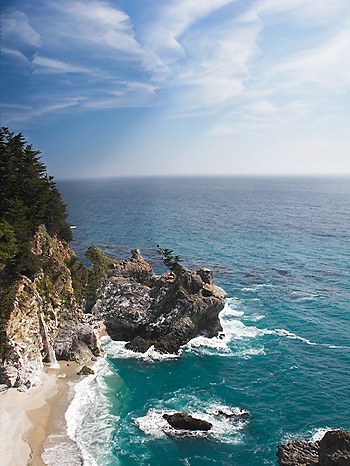
#> input picture test_img/fig5_rm_final.png, 350 x 466 px
$ python test.py   (older library calls are emulated)
#> lines starting #> are read from the running program, lines starting #| are printed output that depends on the picture; after the words box and inside, x2 and y2 are one past the last pixel; in counts of white or black regions, pixels touching at a corner belong together
### helpers.py
import cv2
import numpy as np

import time


def calc_energy_e1(image):
    """
    Calculates e1 energy of the image.
    Transforms image to grayscale as a preprocess.
    :param image: source image
    :return: energy matrix
    """
    img = image.copy()

    h, w, d = img.shape

    img = cv2.cvtColor(img, cv2.COLOR_BGR2GRAY)

    img = cv2.copyMakeBorder(img, 1, 1, 1, 1, borderType=cv2.BORDER_REFLECT101)

    img = img.astype(np.uint16)

    #Prewitt
    kernelx = np.array([[1, 1, 1], [0, 0, 0], [-1, -1, -1]])
    kernely = np.array([[-1, 0, 1], [-1, 0, 1], [-1, 0, 1]])
    dx = cv2.filter2D(img, -1, kernelx)
    dy = cv2.filter2D(img, -1, kernely)

    #Sobel
    # dx = cv2.Sobel(img, cv2.CV_16U, 1, 0, ksize=3)
    # dy = cv2.Sobel(img, cv2.CV_16U, 0, 1, ksize=3)

    energy = abs(dy) + abs(dx)

    energy = energy[:h, :w]

    return energy


def calc_cme(energy, direction='vertical'):
    """
    Calculates cumulative minimum energy to find optimal seam later.

    :param direction: direction in which to calculate cme
    :param energy: energy matrix
    :return: cumulative minimum energy matrix
    """
    if direction == "horizontal":
        energy = energy.T

    h, w = energy.shape
    cme = energy.copy()
    # cme = cme.astype(np.uint32)

    for i, row in enumerate(cme):
        if i == 0:
            continue

        for j, value in enumerate(row):
            if j == 0:
                # left edge
                top_inds = [j, j+1]
            elif j == w-1:
                # right edge
                top_inds = [j-1, j]
            else:
                # middle
                top_inds = [j-1, j, j+1]
            cme[i, j] += min(cme[i-1][top_inds])

    return cme


def find_seam(image, direction="vertical", return_enrg=False):
    """
    Finds seam along _direction_.

    :param image:
    :param direction:
    :return: list of seam pixel coordinates, map of pixels
    """
    if direction == "horizontal":
        image = np.transpose(image, (1, 0, 2))

    energy = calc_energy_e1(image)
    cme = calc_cme(energy)

    h, w = cme.shape

    seam = []
    enrg = 0

    for i in range(h-1, -1, -1):    # iterate from last row to first
        row = cme[i]

        if i == h-1:
            min_cols = list(range(w))   # inds of potential path continuation
        else:
            if seam_col == 0:
                # left edge
                min_cols = [seam_col, seam_col+1]
            elif seam_col == w-1:
                # right edge
                min_cols = [seam_col-1, seam_col]
            else:
                # middle
                min_cols = [seam_col - 1, seam_col, seam_col+1]

        values = row[min_cols]
        min_inds = np.where(values == np.min(values))[0]
        seam_col = min_cols[np.random.choice(min_inds)]

        # seam_col = min_cols[np.argmin(row[min_cols])]    # next path column is the one with min cme

        enrg += energy[i, seam_col]

        if direction == "vertical":
            seam.append((i, seam_col))
        else:
            seam.append((seam_col, i))

    if not return_enrg:
        return seam[::-1]   # return in top-down (left-right) form
    else:
        return seam[::-1], enrg


def rm_seam(image, seam_path, direction='vertical'):
    """
    Remove pixels from the image along the seam

    :param image:
    :param seam_path:
    :param direction: seam direction, vertical or horizontal
    :return: new image
    """
    new_img = image.copy()

    if direction == "horizontal":
        new_img = np.transpose(new_img, (1, 0, 2))

    h, w, d = new_img.shape

    seam_map = np.zeros((h, w, d))
    for p in seam_path:
        if direction == 'vertical':
            seam_map[p[0], p[1], :] = 1
        else:
            seam_map[p[1], p[0], :] = 1

    new_img = new_img[seam_map == 0]

    new_img = new_img.reshape(h, w - 1, d)

    if direction == 'horizontal':
        new_img = np.transpose(new_img, (1, 0, 2))

    return new_img


# [142 lines left out: functions duplicate_seam, retarget, gen_diag_iter_inds, not called in this run]

### test.py
import cv2
import numpy as np
import matplotlib.pyplot as plt

from helpers import (find_seam,
                     rm_seam,
                     duplicate_seam,
                     calc_energy_e1
                     )


def imread(path):
    img = cv2.imread(path)
    img = cv2.cvtColor(img, cv2.COLOR_BGR2RGB)
    return img

def test_rm():
    # fig5 = imread("./images/fig5.png")
    # fig5 = fig5[150:400, 50:150, :]
    fig5 = imread("./test_img/fig5_rm_final.png")
#> in imread, img is the input picture: shape (466, 350, 3); mean B, G, R 157.5, 145.7, 124.5
    seam = find_seam(fig5)
#> in calc_energy_e1, `img = cv2.copyMakeBorder(img, 1, 1, 1, 1, borderType=cv2.BORDER_REFLEC..`:
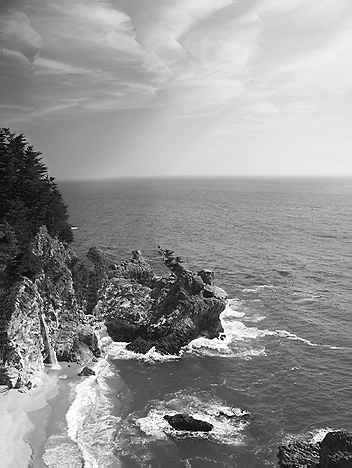
#> img: shape (468, 352); min 0, max 255, mean 146.7
#> in calc_energy_e1, `dx = cv2.filter2D(img, -1, kernelx)`:
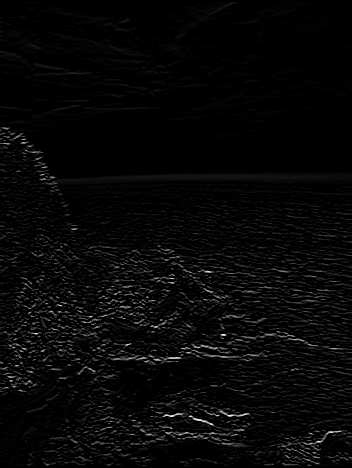
#> dx: shape (468, 352) uint16; min 0, max 758, mean 22.5; drawn with min black and max white
#> in calc_energy_e1, `dy = cv2.filter2D(img, -1, kernely)`:
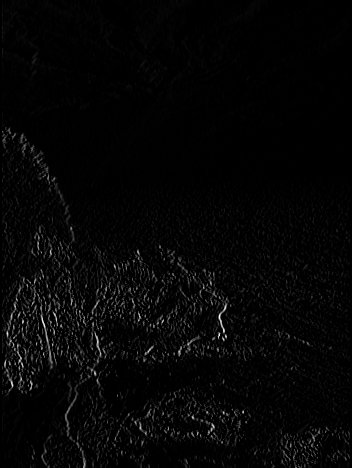
#> dy: shape (468, 352) uint16; min 0, max 700, mean 15.8; drawn with min black and max white
#> in calc_energy_e1, `energy = energy[:h, :w]`:
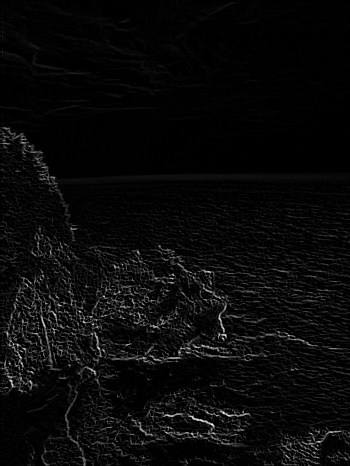
#> energy: shape (466, 350) uint16; min 0, max 991, mean 38.5; drawn with min black and max white
#> after the loop in calc_cme, `for i, row in enumerate(cme):`:
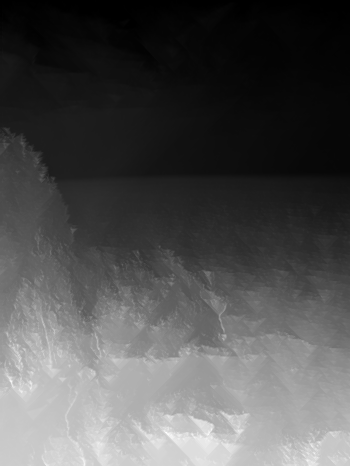
#> cme: shape (466, 350) uint16; min 0, max 6182, mean 1967.9; drawn with min black and max white
#> the loop in find_seam, `for i in range(h-1, -1, -1):` made 466 passes
#> (min_cols, values, min_inds, seam_col, enrg) on passes 2 to 13: ([243, 244, 245], [4711, 4707, 4699], [2], 245, 10), ([244, 245, 246], [4706, 4705, 4691], [2], 246, 10), ([245, 246, 247], [4697, 4694, 4691], [2], 247, 10), ([246, 247, 248], [4691, 4691, 4694], [0, 1], 247, 10), ([246, 247, 248], [4707, 4691, 4694], [1], 247, 10), ([246, 247, 248], [4709, 4707, 4691], [2], 248, 14), ([247, 248, 249], [4709, 4706, 4687], [2], 249, 14), ([248, 249, 250], [4691, 4689, 4687], [2], 250, 21), ([249, 250, 251], [4687, 4686, 4680], [2], 251, 44), ([250, 251, 252], [4687, 4675, 4657], [2], 252, 59), ([251, 252, 253], [4679, 4655, 4642], [2], 253, 70), ([252, 253, 254], [4631, 4637, 4799], [0], 252, 70)
#> min_cols on passes 61 to 66: [266, 267, 268], [267, 268, 269], [266, 267, 268], [265, 266, 267], [265, 266, 267], [266, 267, 268]
#> after the loop in find_seam, `for i in range(h-1, -1, -1):`: enrg = 4701; seam = 466 pairs, first value 0 to 465, second value 244 to 342
    fig5_narrow = rm_seam(fig5, seam)
#> the loop in rm_seam, `for p in seam_path:` made 466 passes
#> p on passes 1 to 3: (0, 339), (1, 340), (2, 341)
#> after the loop in rm_seam, `for p in seam_path:`:
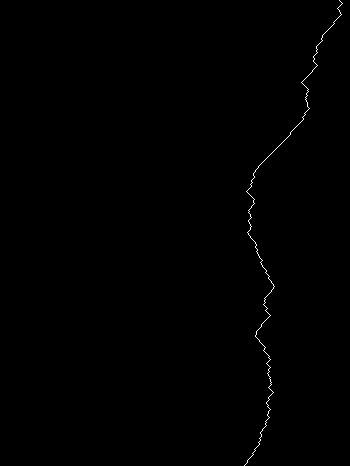
#> seam_map: shape (466, 350, 3) float64; values 0 (black) and 1 (white), 0.29% white in thin lines or dots, all inside (x1, y1, x2, y2) = (244, 0, 343, 466)
#> in rm_seam, `new_img = new_img.reshape(h, w - 1, d)`:
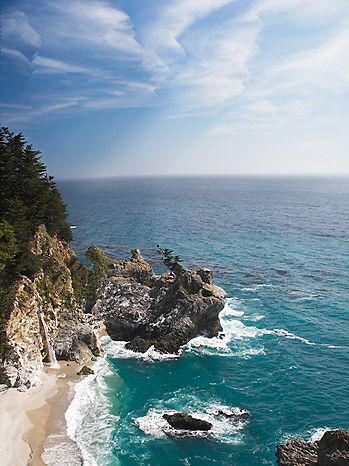
#> new_img: shape (466, 349, 3); mean R, G, B 124.5, 145.7, 157.5

if __name__ == "__main__":
    test_rm()

$ run again, with images/fig5.png copied over test_img/fig5_rm_final.png
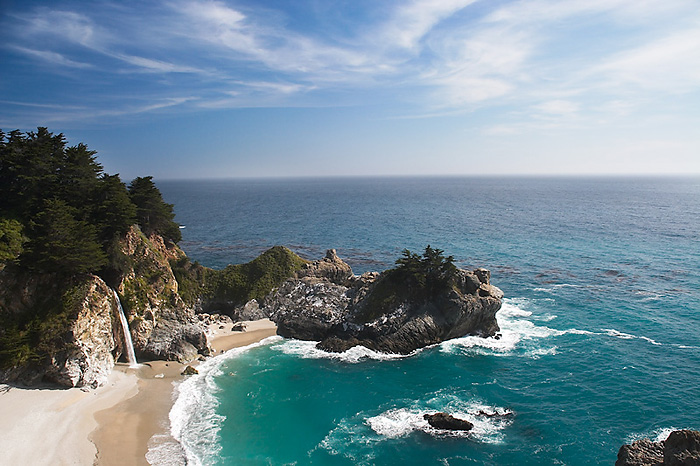
#> input picture images/fig5.png, 700 x 466 px
#> in imread, img is the input picture: shape (466, 700, 3); mean B, G, R 148.2, 136.3, 113.1
#> after the loop in calc_cme, `for i, row in enumerate(cme):`:
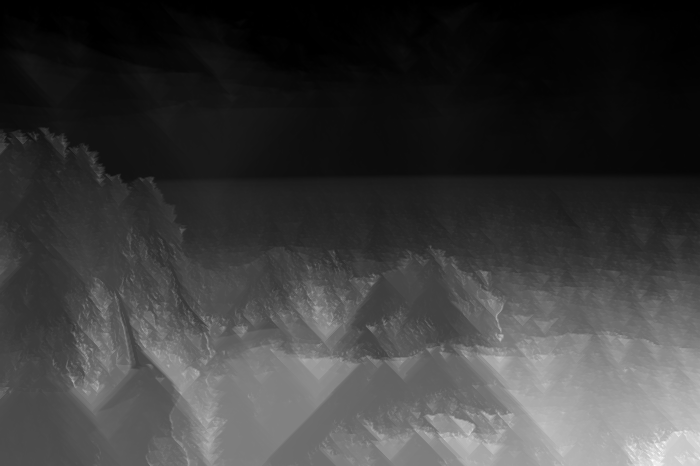
#> cme: shape (466, 700) uint16; min 0, max 5291, mean 1245.3; drawn with min black and max white
#> the loop in find_seam, `for i in range(h-1, -1, -1):` made 466 passes
#> (min_cols, values, min_inds, seam_col, enrg) on passes 2 to 9: ([8, 9, 10], [1607, 1604, 1603], [2], 10, 0), ([9, 10, 11], [1603, 1604, 1606], [0], 9, 0), ([8, 9, 10], [1621, 1612, 1603], [2], 10, 0), ([9, 10, 11], [1623, 1612, 1603], [2], 11, 0), ([10, 11, 12], [1614, 1608, 1603], [2], 12, 0), ([11, 12, 13], [1603, 1611, 1614], [0], 11, 9), ([10, 11, 12], [1594, 1604, 1616], [0], 10, 10), ([9, 10, 11], [1593, 1599, 1616], [0], 9, 13)
#> after the loop in find_seam, `for i in range(h-1, -1, -1):`: enrg = 1603; seam = 466 pairs, first value 0 to 465, second value 0 to 47
#> the loop in rm_seam, `for p in seam_path:` made 466 passes
#> p on passes 1 to 3: (0, 0), (1, 1), (2, 0)
#> after the loop in rm_seam, `for p in seam_path:`:
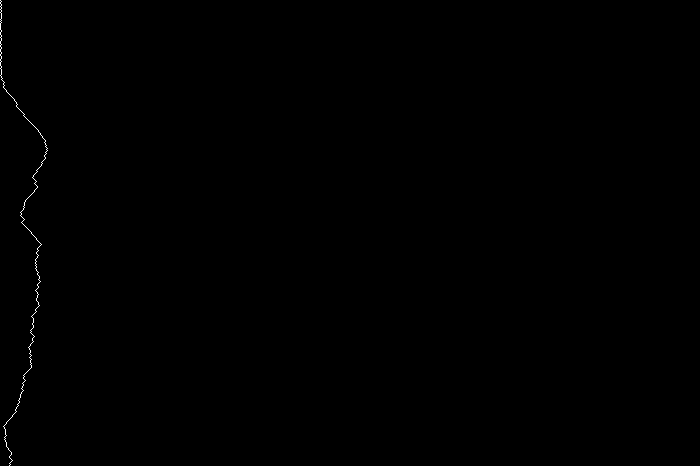
#> seam_map: shape (466, 700, 3) float64; values 0 (black) and 1 (white), 0.14% white in thin lines or dots, all inside (x1, y1, x2, y2) = (0, 0, 48, 466)
